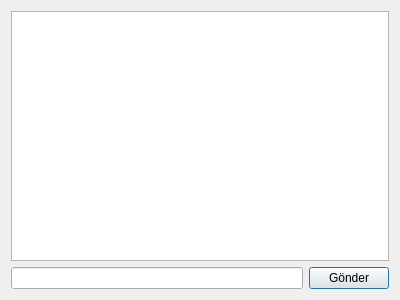
<?xml version="1.0" encoding="UTF-8"?>
<ui version="4.0">
 <class>ChatStudentDialog</class>
 <widget class="QDialog" name="ChatStudentDialog">
  <property name="geometry">
   <rect>
    <x>0</x>
    <y>0</y>
    <width>400</width>
    <height>300</height>
   </rect>
  </property>
  <property name="windowTitle">
   <string>Veyon Chat - Öğretmenle Sohbet</string>
  </property>
  <layout class="QVBoxLayout" name="verticalLayout">
   <item>
    <widget class="QTextBrowser" name="chatBrowser"/>
   </item>
   <item>
    <layout class="QHBoxLayout" name="horizontalLayout">
     <item>
      <widget class="QLineEdit" name="messageInput"/>
     </item>
     <item>
      <widget class="QPushButton" name="sendButton">
       <property name="text">
        <string>Gönder</string>
       </property>
      </widget>
     </item>
    </layout>
   </item>
  </layout>
 </widget>
 <resources/>
 <connections/>
</ui>
